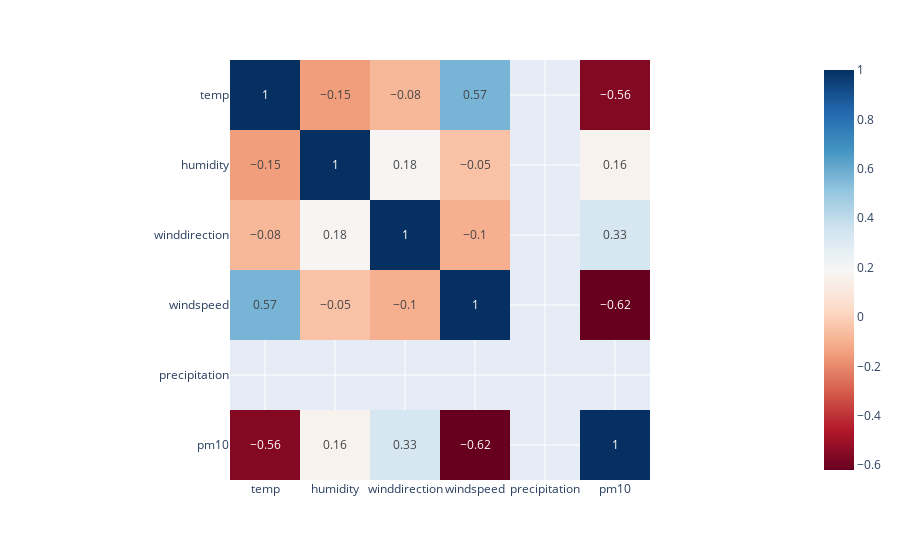

The cell this chart's notebook holds for it:
### Markdown cell above
##### Korrelation in einem Zeitraum ohne Regen

### Code cell
correlation_rain_df = correlation_df.loc[225:301]
px.imshow(correlation_rain_df.corr().round(2), text_auto=True, color_continuous_scale="RdBu")

### Figure 1 — Plotly figure (JSON) as saved in the notebook; plotly's stock layout.template omitted (floating-point values rounded to 4 significant figures)
{"data": [{"coloraxis": "coloraxis", "hovertemplate": "x: %{x}<br>y: %{y}<br>color: %{z}<extra></extra>", "name": "0", "texttemplate": "%{z}", "type": "heatmap", "x": ["temp", "humidity", "winddirection", "windspeed", "precipitation", "pm10"], "xaxis": "x", "y": ["temp", "humidity", "winddirection", "windspeed", "precipitation", "pm10"], "yaxis": "y", "z": [[1, -0.15, -0.08, 0.57, null, -0.56], [-0.15, 1, 0.18, -0.05, null, 0.16], [-0.08, 0.18, 1, -0.1, null, 0.33], [0.57, -0.05, -0.1, 1, null, -0.62], [null, null, null, null, null, null], [-0.56, 0.16, 0.33, -0.62, null, 1]]}], "layout": {"coloraxis": {"colorscale": [[0, "rgb(103,0,31)"], [0.1, "rgb(178,24,43)"], [0.2, "rgb(214,96,77)"], [0.3, "rgb(244,165,130)"], [0.4, "rgb(253,219,199)"], [0.5, "rgb(247,247,247)"], [0.6, "rgb(209,229,240)"], [0.7, "rgb(146,197,222)"], [0.8, "rgb(67,147,195)"], [0.9, "rgb(33,102,172)"], [1, "rgb(5,48,97)"]]}, "margin": {"t": 60}, "xaxis": {"anchor": "y", "constrain": "domain", "domain": [0, 1], "scaleanchor": "y"}, "yaxis": {"anchor": "x", "autorange": "reversed", "constrain": "domain", "domain": [0, 1]}}}
